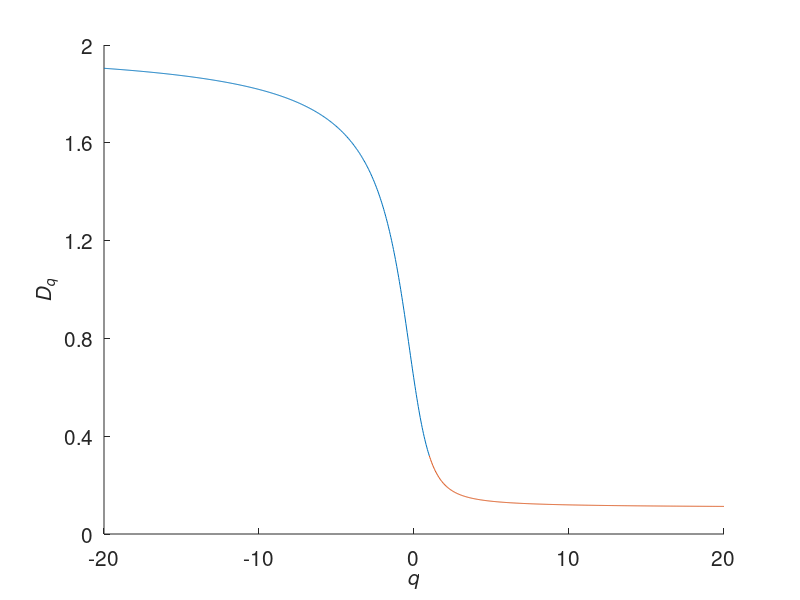

The MATLAB script that drew this image:
% Program_6e - A Dq spectrum of dimensions.
% Chapter 6 - Fractals and Multifractals.
% Copyright Springer 2014. Stephen Lynch.

% A Dq curve for a multifractal Cantor set (Figure 6.16(b)).
hold on
ezplot('(log((1/9)^x+(8/9)^x))/(log(3))*(1/(1-x))',[-20,0.99])
ezplot('(log((1/9)^x+(8/9)^x))/(log(3))*(1/(1-x))',[0.99,20])
axis([-20 20 0 2])
fsize=15;
set(gca,'XTick',-20:10:20,'FontSize',fsize)
set(gca,'YTick',0:.4:2,'FontSize',fsize)
xlabel('\itq','FontSize',fsize)
ylabel('\it{D_q}','FontSize',fsize)
title(' ')
hold off

% End of Program_6e.
